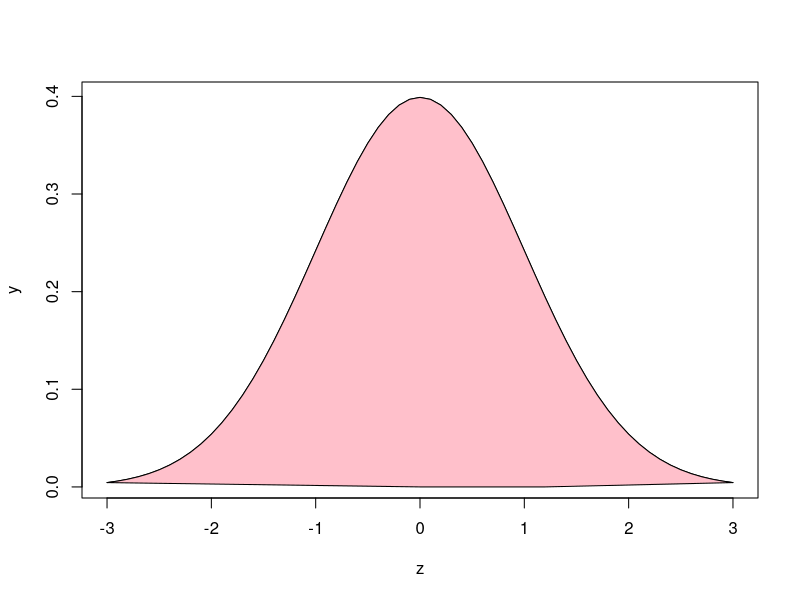

Recreate this plot in R.
# y=80,z=0.5  y=90,z=1.5
# Y~Normal(75,100)

z=seq(from=-3,to=3,by=0.1)
y=dnorm(z,0,1)
plot(z,y, type='l')

#p(0<=Z<=1.2)
polygon(c(0,z,1.2),c(0,y,0),col="pink")
pnorm(1.2, 0, 1)-pnorm(0, 0, 1)

#p(-0.9<=Z<=0)
pnorm(0, 0, 1)-pnorm(-0.9, 0, 1)

#p(0.3<=Z<=1.56)
pnorm(1.56, 0, 1)-pnorm(0.3, 0, 1)

#p(-0.2<=Z<=0.2)
pnorm(0.2, 0, 1)-pnorm(-0.2, 0, 1)

#p(-1.56<=Z<=-0.2)
pnorm(-0.2, 0, 1)-pnorm(-1.56, 0, 1)